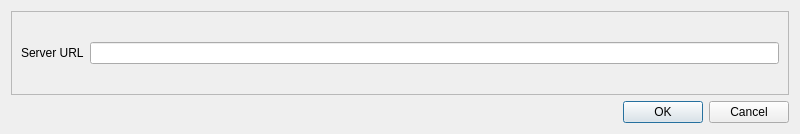
<?xml version="1.0" encoding="UTF-8"?>
<ui version="4.0">
 <class>ImportServerFromURLDialog</class>
 <widget class="QDialog" name="ImportServerFromURLDialog">
  <property name="geometry">
   <rect>
    <x>0</x>
    <y>0</y>
    <width>800</width>
    <height>134</height>
   </rect>
  </property>
  <property name="windowTitle">
   <string>Dialog</string>
  </property>
  <layout class="QVBoxLayout" name="verticalLayout">
   <item>
    <widget class="QFrame" name="frame">
     <property name="frameShape">
      <enum>QFrame::StyledPanel</enum>
     </property>
     <property name="frameShadow">
      <enum>QFrame::Raised</enum>
     </property>
     <layout class="QHBoxLayout" name="horizontalLayout">
      <item>
       <widget class="QLabel" name="urlLabel">
        <property name="text">
         <string>Server URL</string>
        </property>
       </widget>
      </item>
      <item>
       <widget class="QLineEdit" name="urlLineEdit"/>
      </item>
     </layout>
    </widget>
   </item>
   <item>
    <widget class="QDialogButtonBox" name="buttonBox">
     <property name="orientation">
      <enum>Qt::Horizontal</enum>
     </property>
     <property name="standardButtons">
      <set>QDialogButtonBox::Cancel|QDialogButtonBox::Ok</set>
     </property>
    </widget>
   </item>
  </layout>
 </widget>
 <resources/>
 <connections>
  <connection>
   <sender>buttonBox</sender>
   <signal>accepted()</signal>
   <receiver>ImportServerFromURLDialog</receiver>
   <slot>accept()</slot>
   <hints>
    <hint type="sourcelabel">
     <x>248</x>
     <y>254</y>
    </hint>
    <hint type="destinationlabel">
     <x>157</x>
     <y>274</y>
    </hint>
   </hints>
  </connection>
  <connection>
   <sender>buttonBox</sender>
   <signal>rejected()</signal>
   <receiver>ImportServerFromURLDialog</receiver>
   <slot>reject()</slot>
   <hints>
    <hint type="sourcelabel">
     <x>316</x>
     <y>260</y>
    </hint>
    <hint type="destinationlabel">
     <x>286</x>
     <y>274</y>
    </hint>
   </hints>
  </connection>
 </connections>
</ui>
